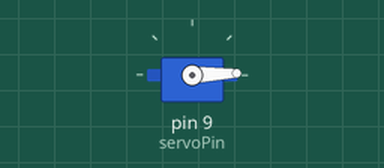
Bench run of a sketch on a simulated Arduino Uno, built with avr-gcc and run on an emulated ATmega328P. On the bench: servo.

Above: at 0.05 s.
At 1.15 s:
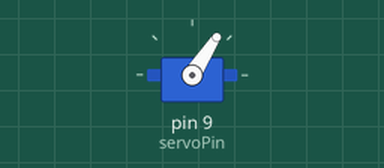
At 2.25 s:
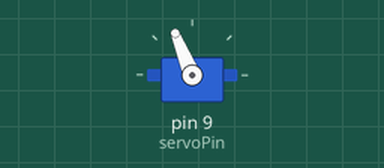
At 4.5 s:
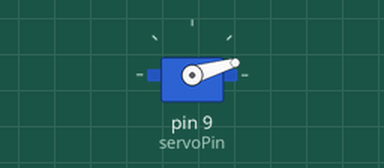
Timing chart, 0 to 6.3 s (numbered marks = the images above):
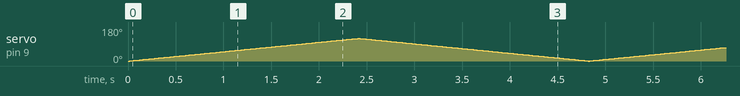

The sketch:

arduino_lab3.ino
```cpp
// ─────────────────────────────────────────────────────────────────
//  Rack and Pinion Gear Lab - DEMO
// ─────────────────────────────────────────────────────────────────
#include <Servo.h>
int servoPin = 9; //replace 9 with which pin you used
Servo servo; //creates servo project
int angle = 0; //initial angle, degrees
void setup() {
  Serial.begin(9600); //establishes communication speed for controller and computer
  servo.attach(servoPin); //initializes connection from motor to pin
}
void loop()
{
 //scan for degrees
 for(angle = 0; angle < 120; angle++)
 {
   servo.write(angle);
   delay(20);
 }
 //scan in reverse
 for(angle = 120; angle > 0; angle--)
 {
   servo.write(angle);
   delay(20);
 }
}
```
